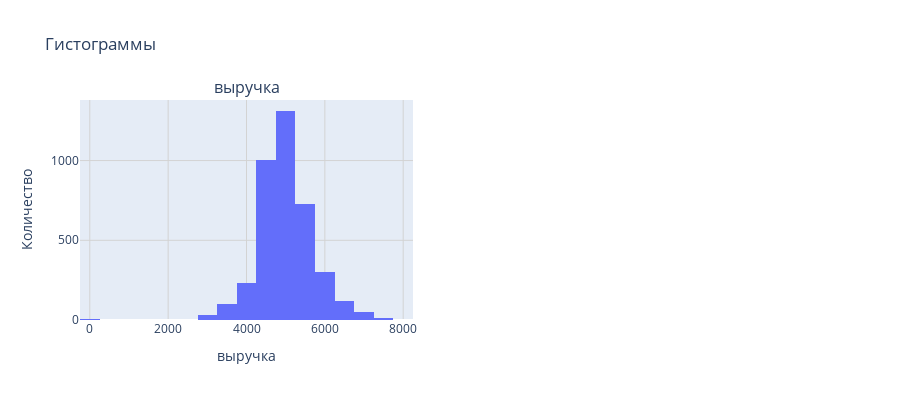

Here is the notebook cell this chart was saved with:
### Code cell
plot_histograms(market_money, num_col)

### Figure 1 — Plotly figure (JSON) as saved in the notebook; plotly's stock layout.template omitted (floating-point values rounded to 4 significant figures; data arrays with more than 128 entries replaced by an {"elided": "..."} marker saying what was removed)
{"data": [{"nbinsx": 20, "type": "histogram", "x": {"elided": "3899 float values"}, "xaxis": "x", "yaxis": "y"}], "layout": {"annotations": [{"font": {"size": 16}, "showarrow": false, "text": "выручка", "x": 0.225, "xanchor": "center", "xref": "paper", "y": 1, "yanchor": "bottom", "yref": "paper"}], "height": 400, "showlegend": false, "title": {"text": "Гистограммы"}, "width": 900, "xaxis": {"anchor": "y", "domain": [0, 0.45], "gridcolor": "LightGray", "gridwidth": 1, "showgrid": true, "title": {"text": "выручка"}}, "xaxis2": {"anchor": "y2", "domain": [0.55, 1]}, "yaxis": {"anchor": "x", "domain": [0, 1], "gridcolor": "LightGray", "gridwidth": 1, "showgrid": true, "title": {"text": "Количество"}}, "yaxis2": {"anchor": "x2", "domain": [0, 1]}}}
